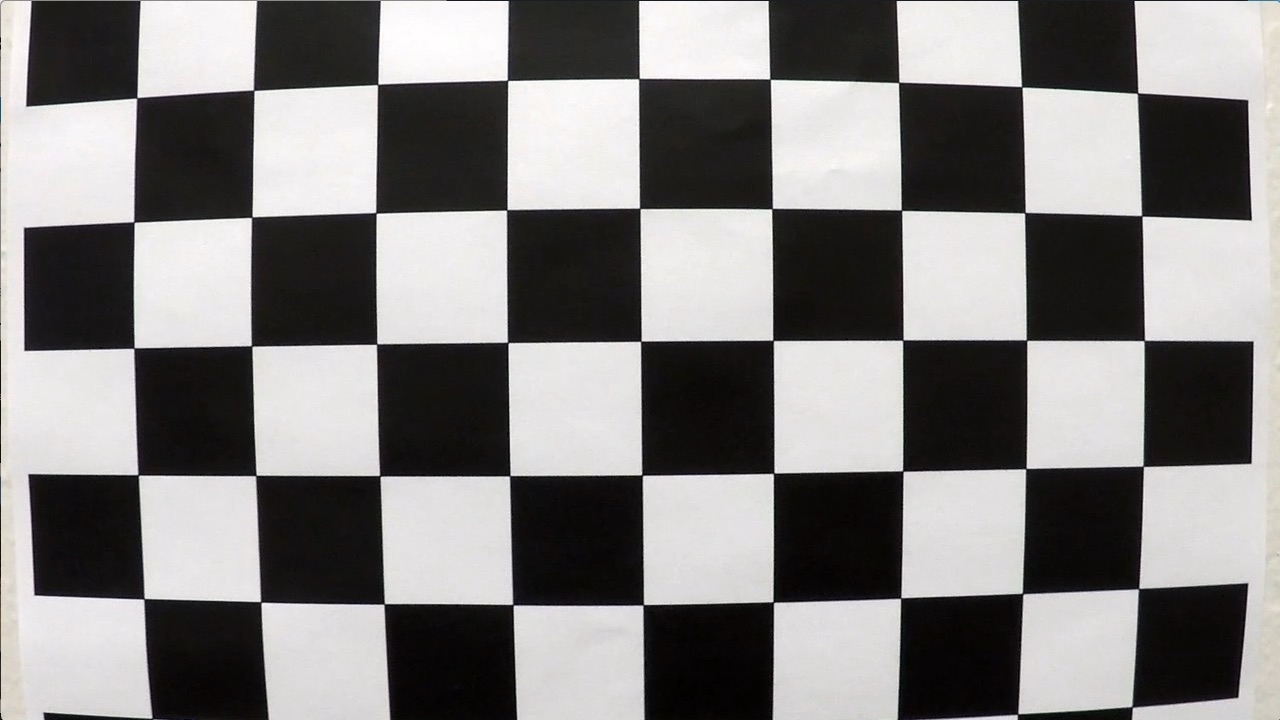
#> input picture advanced_lane_lines_project/CarND-Advanced-Lane-Lines/camera_cal/calibration1.jpg, 1280 x 720 px; its folder holds 4 pictures in this run; the run also reads 2 pictures not shown here
$ jupyter execute --allow-errors lane_detection.ipynb   (shell and % lines are left out)   (older library calls are emulated)
#> lines starting #> are read from the running program, lines starting #| are printed output that depends on the picture; after the words box and inside, x2 and y2 are one past the last pixel; in counts of white or black regions, pixels touching at a corner belong together
# Lane Finder Production Pipeline
## Outputs a map of our detection of the lane
## Along with live calculations of lane curvature and car distance from center of lane

## Calibrate the camera lens

[cell 1]
import numpy as np
import cv2
import glob
import matplotlib.pyplot as plt

# prep and set object and image points
objp = np.zeros((6*9, 3), np.float32)
objp[:,:2] = np.mgrid[0:9, 0:6].T.reshape(-1,2)

objpoints = []
imgpoints = []

# array of images to calibrate
images = glob.glob('/Users/brandoncanniff/Code2020/Self-Driving-Cars/Camera Calibration/CarND-Camera-Calibration/advanced_lane_lines_project/CarND-Advanced-Lane-Lines/camera_cal/calibration*.jpg')

print(len(images))
#> (the rest of this cell did not finish here and is left out)

[cell 2]
# loop through images to find and store chessboard corners and comparable blank images
for image in images:
    img = plt.imread(image)
#> img is the input picture: shape (720, 1280, 3); mean R, G, B 130.1, 128.4, 127.8
    gray = cv2.cvtColor(img, cv2.COLOR_RGB2GRAY)
    ret, corners = cv2.findChessboardCorners(gray, (9,6))
#> ret = False; corners = None
    if ret == True:
        objpoints.append(objp)
        imgpoints.append(corners)

[cell 3]
# prep image for testing
img = plt.imread('/Users/brandoncanniff/Code2020/Self-Driving-Cars/Camera Calibration/CarND-Camera-Calibration/advanced_lane_lines_project/CarND-Advanced-Lane-Lines/test_images/straight_lines2.jpg')
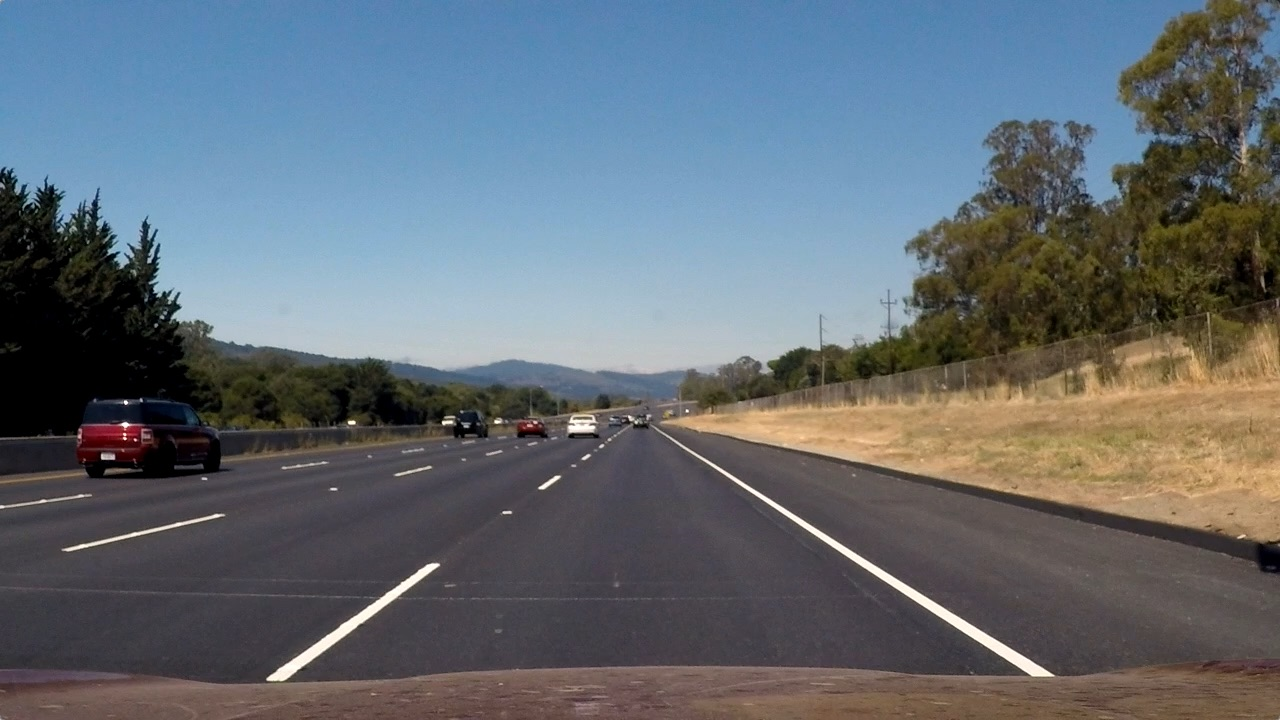
#> input picture advanced_lane_lines_project/CarND-Advanced-Lane-Lines/test_images/straight_lines2.jpg, 1280 x 720 px, found by its file name
#> img is the input picture: shape (720, 1280, 3); mean R, G, B 99.4, 107.7, 115.1

def undistort(image, objpoints, imgpoints):

    # compare where corners are in image to a blank to get calibration matrix and coefficients (weights)
    ret, mtx, coeffs, rvecs, tvecs = cv2.calibrateCamera(objpoints, imgpoints, (image.shape[1], image.shape[0]), None, None)

    # use the matrix and weights to undistort the raw image input given to the pipeline
    undst = cv2.undistort(image, mtx, coeffs, None, mtx)
    print(undst.shape)
#| (720, 1280, 3)
    plt.imshow(undst)

    # [8 lines of commented-out code are left out]

    return undst

undst = undistort(img, objpoints, imgpoints)
cv2.imwrite('/Users/brandoncanniff/Code2020/Self-Driving-Cars/Camera Calibration/CarND-Camera-Calibration/advanced_lane_lines_project/CarND-Advanced-Lane-Lines/output_images/undistorted_image.jpg', undst)
plt.imshow(undst)

## Now with an undistorted view of the read we'll change the view to a top down "birds-eye-view"

[cell 4]
def top_down_warp(undst):
    # 4 corners of the lane
    bottom_left = [200, undst.shape[0]]
    bottom_right = [1125, undst.shape[0]]
    top_left = [594, 450]
    top_right = [690, 450]
    src = np.float32([bottom_left, bottom_right, top_left, top_right])
    # those 4 corners mapped top down
    bottom_left_dst = [280, undst.shape[0]]
    bottom_right_dst = [1000, undst.shape[0]]
    top_left_dst = [280, 0]
    top_right_dst = [1000, 0]
    dst = np.float32([bottom_left_dst, bottom_right_dst, top_left_dst, top_right_dst])
    M = cv2.getPerspectiveTransform(src, dst)
    Minv = cv2.getPerspectiveTransform(dst, src)
    warped = cv2.warpPerspective(undst, M, (undst.shape[1], undst.shape[0]), flags=cv2.INTER_LINEAR)
    return warped, M, Minv
top_down, perspective_M, Minv = top_down_warp(undst)
cv2.rectangle(top_down,(280, undst.shape[0]),
        (1000,0),(255,0,0), 2)
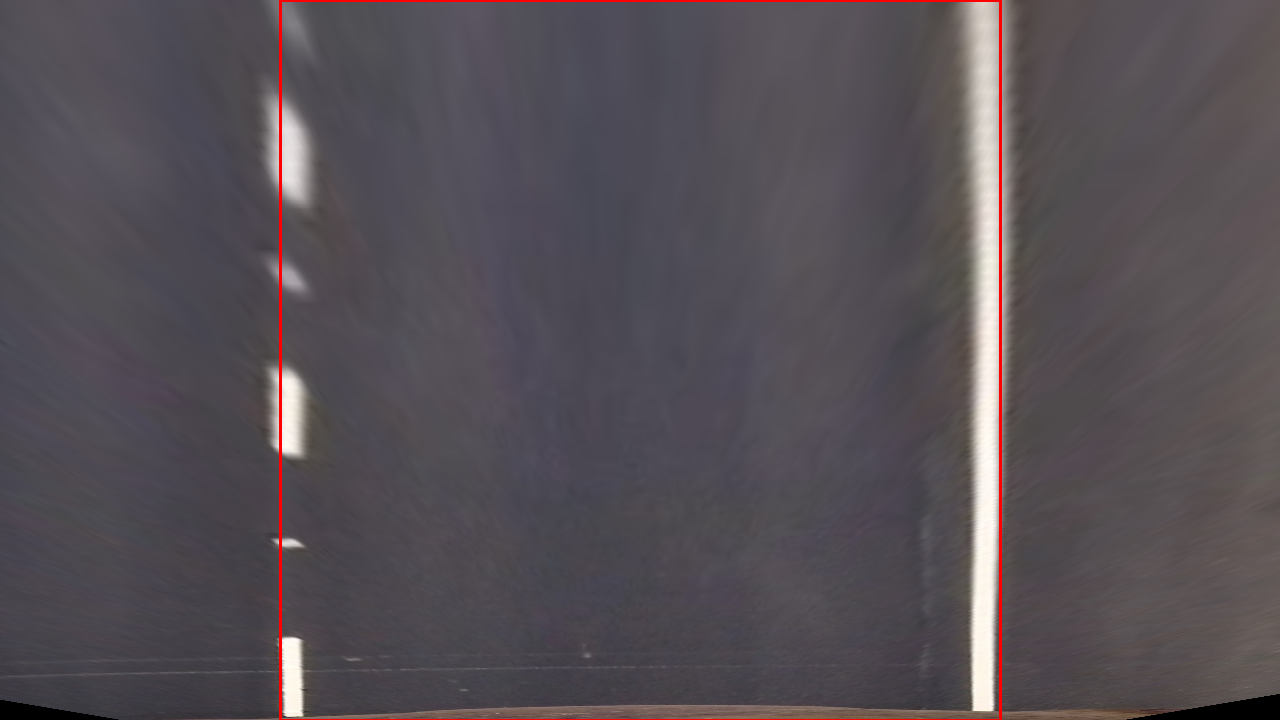
#> top_down: shape (720, 1280, 3); mean R, G, B 85.9, 79.3, 85
print(top_down.shape)
#| (720, 1280, 3)
cv2.imwrite('/Users/brandoncanniff/Code2020/Self-Driving-Cars/Camera Calibration/CarND-Camera-Calibration/advanced_lane_lines_project/CarND-Advanced-Lane-Lines/output_images/top_down.jpg', undst)
plt.imshow(top_down)

## From this 2-D view we can better see and calculate the curve of the road

### To start we'll set gradient and color thresholds to best detect the lane lines

[cell 5]
# Sobel gradient threshold
# Magnitude threshold
# HSL color threshold
def grad_threshold(img, orient='x', sobel_kernel=3, thresh=(30,255)):
#> called with orient = 'x', sobel_kernel = 3, thresh = (30, 255)
    gray = cv2.cvtColor(img, cv2.COLOR_RGB2GRAY)
    if (orient == 'x'):
        sobel = cv2.Sobel(gray, cv2.CV_64F, 1, 0, ksize=sobel_kernel)
    elif (orient == 'y'):
        sobel = cv2.Sobel(gray, cv2.CV_64F, 0, 1, ksize=sobel_kernel)
    elif (orient == 'xy'):
        sobelx = cv2.Sobel(gray, cv2.CV_64F, 1, 0, ksize=sobel_kernel)
        sobely = cv2.Sobel(gray, cv2.CV_64F, 0, 1, ksize=sobel_kernel)
        sobel = np.sqrt(sobelx**2 + sobely**2)
    else:
        return str('orient options: x, y, xy')
    abs_sobel = np.absolute(sobel)
    sbinary = np.zeros_like(abs_sobel)
    sbinary[(abs_sobel > thresh[0]) & (abs_sobel < thresh[1])] = 1
    return sbinary
sobelx_img = grad_threshold(top_down, orient='x')
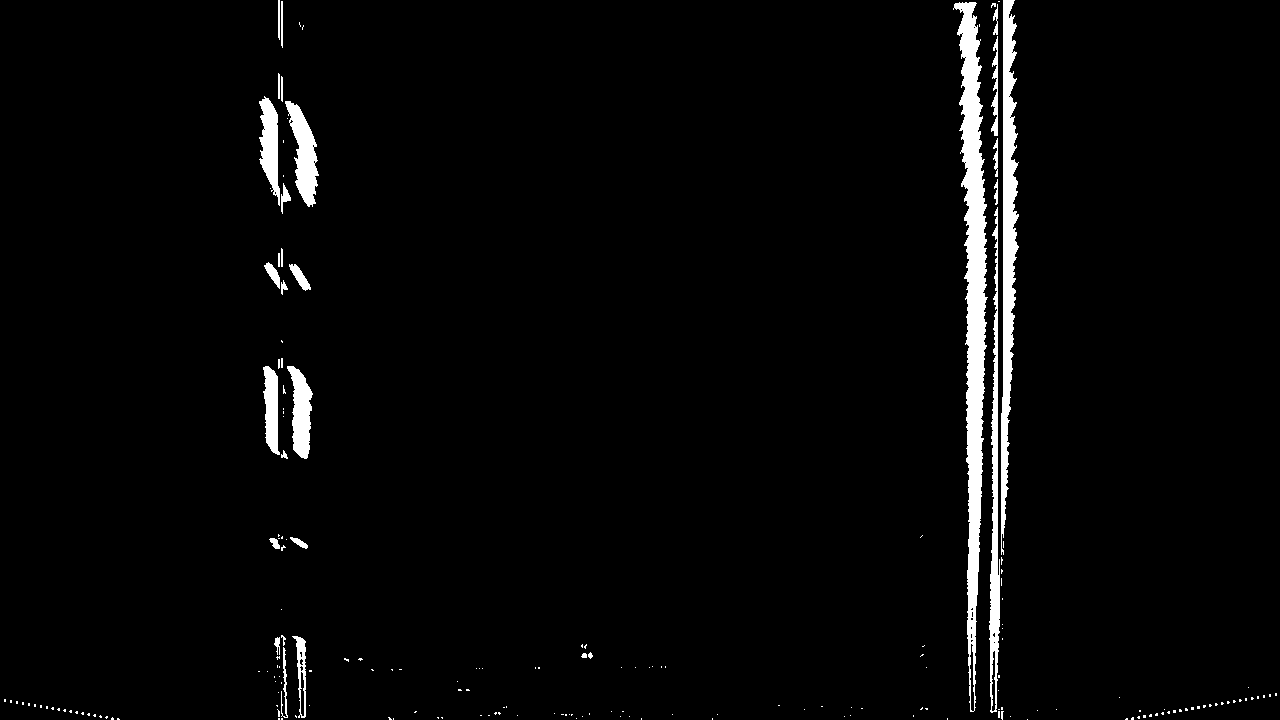
#> sobelx_img: shape (720, 1280) float64; values 0 (black) and 1 (white), 3% white; 201 white regions (170 under 20 px), largest, box (x1, y1, x2, y2) and area: (953, 2, 988, 712) 10335, (1001, 0, 1019, 555) 5280, (989, 207, 1000, 713) 2691
sobelxy_img = grad_threshold(top_down, orient='xy')
#> sobelxy_img: shape (720, 1280) float64; values 0 (black) and 1 (white), 4.4% white; 421 white regions (377 under 20 px), largest, box (x1, y1, x2, y2) and area: (283, 1, 1000, 720) 19670, (1001, 0, 1020, 556) 5493, (281, 76, 319, 214) 2465
f, (ax1, ax2) = plt.subplots(1,2, figsize=(24,9))
ax1.imshow(sobelx_img, cmap='gray')
ax1.set_title('X Gradient Filter', fontsize=36)
ax2.imshow(sobelxy_img, cmap='gray')
ax2.set_title('Magnitude(XY) Grad. Filter', fontsize=36)

## The X gradient looks pretty good. We can clearly see the lane lines with little noise elsewhere
## Still let's see if we can't do better with HSL color thresholding

[cell 6]
def color_filter(image, thresh=(100,255)):
#> called with thresh = (100, 255)
    hls = cv2.cvtColor(image, cv2.COLOR_RGB2HLS)
#> hls: shape (720, 1280, 3); mean of channels 0, 1, 2 124.7, 83.9, 16.8
    h_filter = hls[:,:,0]
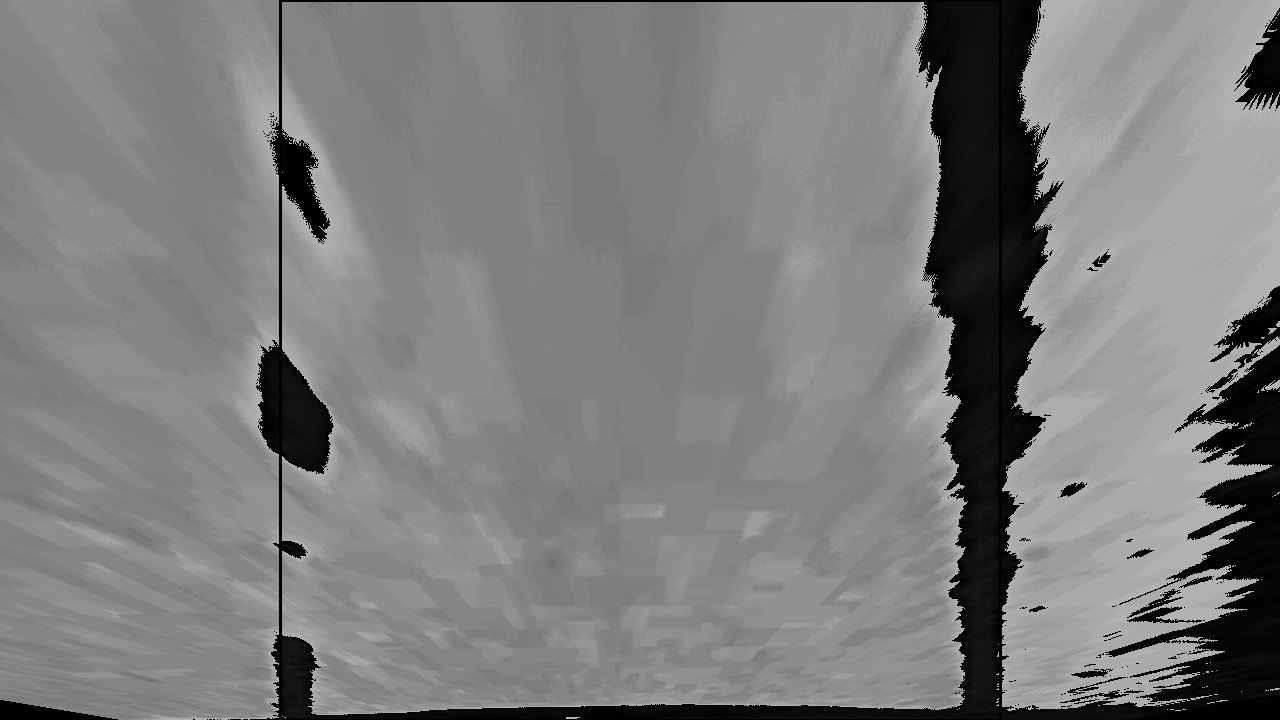
#> h_filter: shape (720, 1280); min 0, max 179, mean 124.7
    l_filter = hls[:,:,1]
    s_filter = hls[:,:,2]
#> (the rest of the program and of its run is left out)
